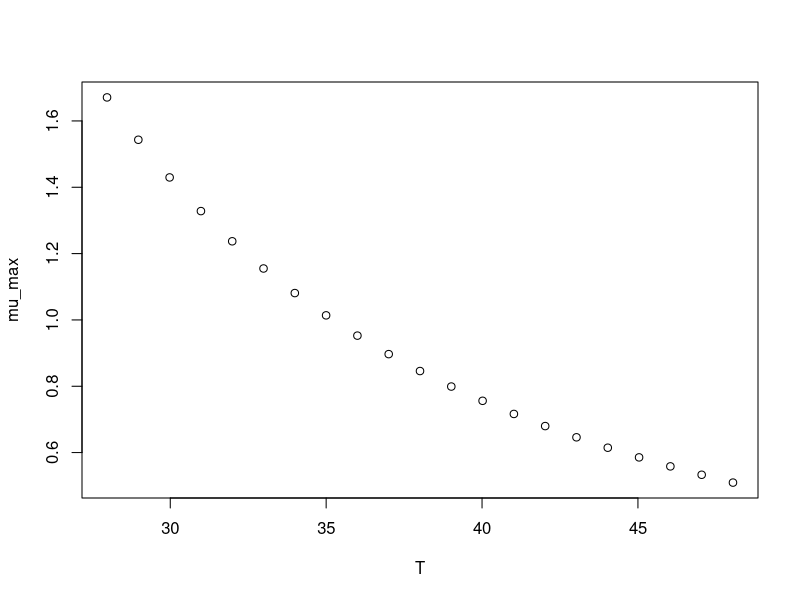

Source code (R):
#############################
# start of Parameter script
#############################
T <- seq(27.972027972028,48.048,length.out=21)
#############################
# end of Parameter script
#############################
############################# 
# start of Model script Gropin ID 1407 
#############################
 
# constant coefficients for this model
 
variables <- data.frame(T)
argumentsPar <- expand.grid(variables)
 
# heart of the model
response_surface <- function(T) {
   mumax <-(32/(T-3.217))^2

return(mumax=mumax)
} 

# output parameters
mumax <- cbind(argumentsPar,response_surface(argumentsPar['T']))
colnames(mumax) <- c(colnames(argumentsPar),'mumax')
#############################
# End of Model script
#############################
############################# 
# start of Visualisation script Gropin ID 1407 
#############################
plot(T,mumax$mumax,
                          xlab='T',
                          ylab='mu_max')
#############################
# End of Visualisation script
#############################
